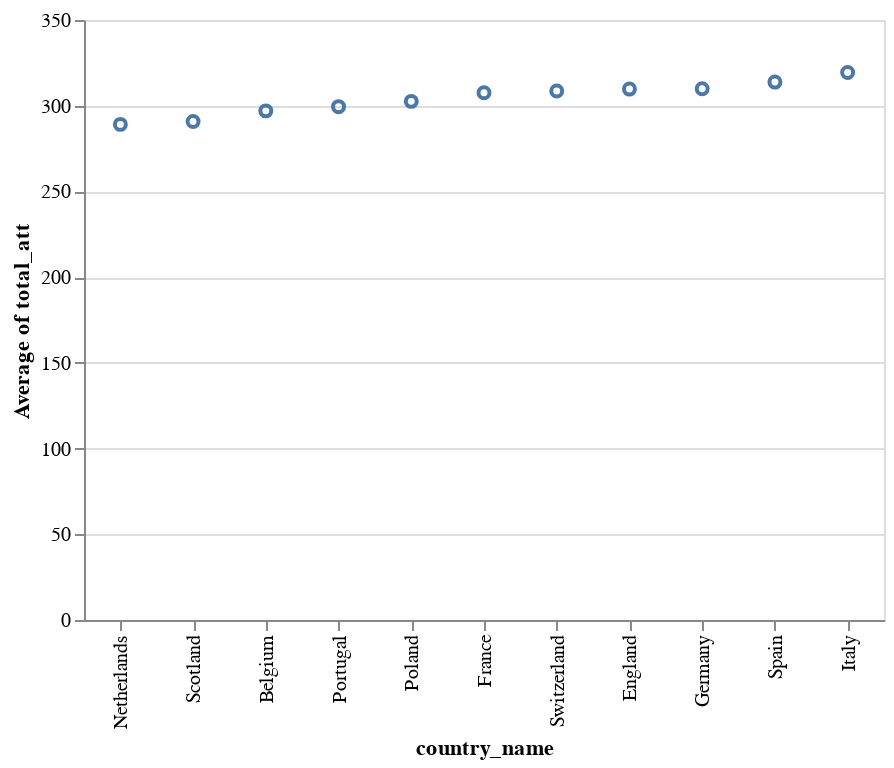

Here is the notebook cell this chart was saved with:
### Markdown cell above
First create a new column of total attribute name total_att and make a point graph of average total attribute of all teams in each coutry (country_name) to get an overview about which country has the best attribute in Europe.

### Code cell
team_att['total_att'] = team_att.loc[:, 'speed':'defence'].sum(1)
alt.Chart(team_att).mark_point().encode(    
    alt.X('country_name', sort=alt.SortField(field='total_att', op='mean', order='ascending')),
    alt.Y('average(total_att):Q'),
)

### Figure 1 — Vega-Lite specification as saved in the notebook (floating-point values rounded to 4 significant figures; data arrays with more than 128 entries replaced by an {"elided": "..."} marker saying what was removed)
{"$schema": "https://vega.github.io/schema/vega-lite/v2.json", "config": {"view": {"height": 300, "width": 400}}, "data": {"values": {"elided": "245 records"}}, "encoding": {"x": {"field": "country_name", "sort": {"field": "total_att", "op": "mean"}, "type": "nominal"}, "y": {"aggregate": "average", "field": "total_att", "type": "quantitative"}}, "mark": "point"}
